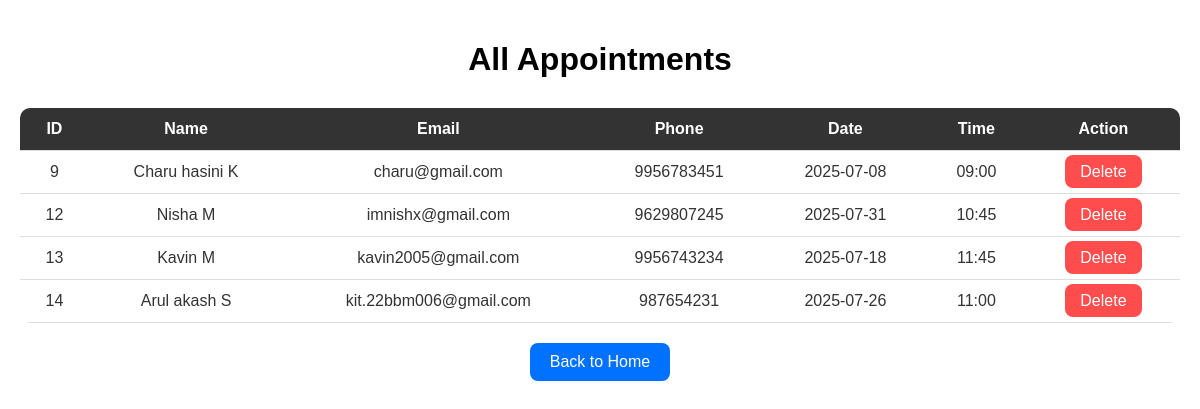
Screenshot of /bookings with the database file from the repository.
### tables this page shows
CREATE TABLE appointments (
    id INTEGER PRIMARY KEY AUTOINCREMENT,
    name TEXT NOT NULL,
    email TEXT NOT NULL,
    phone TEXT NOT NULL,
    date TEXT NOT NULL,
    time TEXT NOT NULL
);

### app.py (the view)
@app.route('/bookings')
def bookings():
    conn = sqlite3.connect('appointments.db')
    cursor = conn.cursor()
    cursor.execute('SELECT id, name, email, phone, date, time FROM appointments')
    rows = cursor.fetchall()
    conn.close()
    return render_template('bookings.html', rows=rows)

### templates/bookings.html (shortened to what this page needs)
<!DOCTYPE html>
<html>
<head>
    <link rel="stylesheet" href="{{ url_for('static', filename='style.css') }}">
</head>
<body>
    <h1>All Appointments</h1>
    <table>
        <tr>
            <th>ID</th>
            <th>Name</th>
            <th>Email</th>
            <th>Phone</th>
            <th>Date</th>
            <th>Time</th>
            <th>Action</th>
        </tr>
        {% for row in rows %}
        <tr>
            <td>{{ row[0] }}</td>
            <td>{{ row[1] }}</td>
            <td>{{ row[2] }}</td>
            <td>{{ row[3] }}</td>
            <td>{{ row[4] }}</td>
            <td>{{ row[5] }}</td>
            <td><a href="{{ url_for('delete', id=row[0]) }}" class="btn-delete">Delete</a></td>
        </tr>
        {% endfor %}
    </table>
    <div style="text-align:center;">
        <a href="{{ url_for('index') }}" class="back-home">Back to Home</a>
    </div>
</body>
</html>

### static/style.css (style rules this page uses)
body { margin: 0; padding: 0; font-family: Arial, sans-serif; background-size: cover; background-repeat: no-repeat; background-position: center center; background-attachment: fixed; }

### templates/bookings.html (style rules this page uses)
body { font-family: Arial, sans-serif; margin: 0; padding: 20px; color: #fff; }
h1 { text-align: center; margin-bottom: 30px; color:black; }
table { width: 100%; border-collapse: collapse; background-color: rgba(255, 255, 255, 0.8); color: #333; border-radius: 10px; overflow: hidden; }
th, td { padding: 12px 15px; border-bottom: 1px solid #ddd; text-align: center; }
th { background-color: #333; color: #fff; }
.btn-delete { background-color: #ff4d4d; color: white; padding: 8px 15px; border: none; border-radius: 8px; text-decoration: none; cursor: pointer; }
.back-home { display: inline-block; margin-top: 20px; background-color: #0072ff; color: #fff; padding: 10px 20px; border-radius: 8px; text-decoration: none; }

### rows the page displays
appointments: id "9", name "Charu hasini K", email "charu@gmail.com", phone "9956783451", date "2025-07-08", time "09:00"
appointments: id "12", name "Nisha M", email "imnishx@gmail.com", phone "9629807245", date "2025-07-31", time "10:45"
appointments: id "13", name "Kavin M", email "kavin2005@gmail.com", phone "9956743234", date "2025-07-18", time "11:45"
appointments: id "14", name "Arul akash S", email "kit.22bbm006@gmail.com", phone "987654231", date "2025-07-26", time "11:00"
